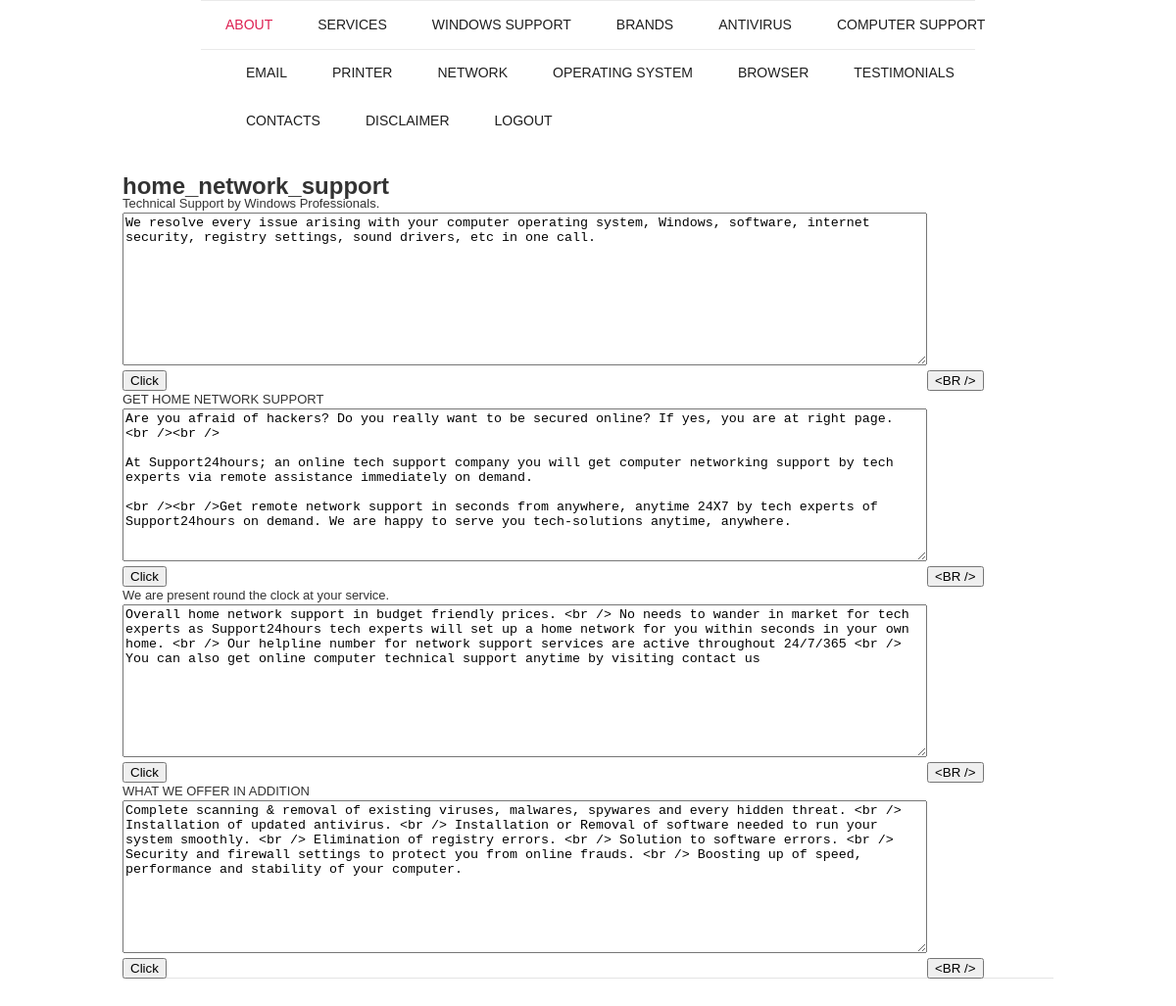
Screenshot of /admin/home_network_support.php (signed in) with the database file from the repository.
### tables this page shows
CREATE TABLE IF NOT EXISTS `about` (
  `id` int(10) unsigned NOT NULL AUTO_INCREMENT,
  `head` text NOT NULL,
  `text` text NOT NULL,
  `page_name` varchar(45) NOT NULL,
  PRIMARY KEY (`id`)
);

### admin/home_network_support.php (the view, shortened to what this page needs)
<!DOCTYPE html>
<html lang="en">
<head>
<link rel="stylesheet" href="css/reset.css" type="text/css" media="screen">
<link rel="stylesheet" href="css/style.css" type="text/css" media="screen">
<link rel="stylesheet" href="css/jquery.simplyscroll.css" type="text/css" media="screen">
<link href="SpryAssets/SpryCollapsiblePanel.css" rel="stylesheet" type="text/css">
</head>
<body id="page1">
<div class="container_24">
<header>
<div class="prefix_2 grid_20 suffix_2">
<nav id="main-menu">
<strong></strong>
<ul class="menu responsive-menu" style="width: 109%">
<li><a class="active" href="index-1.php">about</a></li>
<li><a href="#">services</a>
</li>
<li><a href="#">Windows support</a>
</li>
<li><a href="#">BRANDS</a>
</li>
<li><a href="#">ANTIVIRUS</a>
</li>
<li><a href="#">COMPUTER SUPPORT</a>
</li>
<li><a href="#">EMAIL</a>
</li>
<li><a href="#">PRINTER</a>
</li>
<li><a href="#">NETWORK</a>
</li>
<li><a href="#">OPERATING SYSTEM</a>
</li>
<li><a href="#">BROWSER </a>
</li>
<li><a href="index-5.php">Testimonials</a></li>
<li><a href="index-6.php">contacts</a></li>
<li><a href="disclaimer.php">disclaimer</a></li>
<li><a href="logout.php">LogOut</a></li>
</ul>
</nav>
</div>
</header>
<section id="content">
<div class="wrapper p3">
<div class="grid_24">
<div class="border-1">
<div class="wrapper">
<h1>home_network_support</h1>
	<table>
    	<tr><td>Technical Support by Windows Professionals.</td></tr>
        <?php
			$result=mysql_query("select * from about where head='Technical Support by Windows Professionals.' and page_name='home_network_support'");
		?>
        <tr><td><textarea id="text1" rows="10" cols="100" ><?php echo mysql_result($result,0,"text"); ?> </textarea></td></tr>
        <tr><td><input type="button" value="Click" onClick="insertdata('home_network_support','text1','Effective and Affordable Tech Support')" /></td><td><input type="button" onClick="enter('text1')" value="<BR />"  /></td></tr>
    </table>
<table>
    	<tr><td>GET HOME NETWORK SUPPORT</td></tr>
        <?php
			$result=mysql_query("select * from about where head='GET HOME NETWORK SUPPORT' and page_name='home_network_support'");
		?>
        <tr><td><textarea id="text2" rows="10" cols="100" ><?php echo mysql_result($result,0,"text"); ?> </textarea></td></tr>
        <tr><td><input type="button" value="Click" onClick="insertdata('home_network_support','text2','GET HOME NETWORK SUPPORT')" /></td><td><input type="button" onClick="enter('text2')" value="<BR />"  /></td></tr>
    </table>
    <table>
    	<tr><td>We are present round the clock at your service.</td></tr>
        <?php
			$result=mysql_query("select * from about where head='BENEFITS TO PREFER TECH SUPPORT' and page_name='home_network_support'");
		?>
        <tr><td><textarea id="text3" rows="10" cols="100" ><?php echo mysql_result($result,0,"text"); ?> </textarea></td></tr>
        <tr><td><input type="button" value="Click" onClick="insertdata('home_network_support','text3','BENEFITS TO PREFER TECH SUPPORT')" /></td><td><input type="button" onClick="enter('text3')" value="<BR />"  /></td></tr>
    </table>
     <table>
    	<tr><td>WHAT WE OFFER IN ADDITION</td></tr>
        <?php
			$result=mysql_query("select * from about where head='WHAT WE OFFER IN ADDITION' and page_name='home_network_support'");
		?>
        <tr><td><textarea id="text3" rows="10" cols="100" ><?php echo mysql_result($result,0,"text"); ?> </textarea></td></tr>
        <tr><td><input type="button" value="Click" onClick="insertdata('home_network_support','text4','WHAT WE OFFER IN ADDITION')" /></td><td><input type="button" onClick="enter('text4')" value="<BR />"  /></td></tr>
    </table>
</div>
</div>
</div>
</div>
</section>
</body>
</html>

### admin/css/style.css (style rules this page uses)
article, aside, audio, canvas, command, datalist, details, embed, figcaption, figure, footer, header, hgroup, keygen, meter, nav, output, progress, section, source, video { display:block; }
html { width:100%; }
body { font-family:"Trebuchet MS", Arial, Helvetica, sans-serif; font-size:13px; line-height:18px; color:#333333; min-width:310px; }
a { color:#de2152; outline:none; }
.wrapper { width:100%; overflow:hidden;position:relative; }
.p3 { margin-bottom:30px; }
.menu li a, .list-1 li a, .list-2 li a, .link, .button, .logo { text-decoration:none; }
header { width:100%; position:relative; z-index:2; }
#content { width:100%; padding:32px 0 40px; position:relative; z-index:1; }
h1 { position:relative; top:0px; left:0px; font-size:24px; }
.border-1 { background:url(../images/border-1.gif) repeat-x 0 bottom; width:100%; }

### admin/css/skeleton.css (style rules this page uses)
.container_24 { position:relative;width:960px;margin:0 auto;padding:0; }
.grid_1,.grid_2,.grid_3,.grid_4,.grid_5,.grid_6,.grid_7,.grid_8,.grid_9,.grid_10,.grid_11,.grid_12,.grid_13,.grid_14,.grid_15,.grid_16,.grid_17,.grid_18,.grid_19,.grid_20,.grid_21,.grid_22,.grid_23,.grid_24 { float:left;display:inline;margin-left:5px;margin-right:5px; }
.container_24 .grid_20 { width:790px; }
.container_24 .grid_24 { width:950px; }
.container_24 .prefix_2 { padding-left:80px; }
.container_24 .suffix_2 { padding-right:80px; }
.container_24:after { content:"\0020";display:block;height:0;clear:both;visibility:hidden; }

### admin/css/menu-style.css (style rules this page uses)
#main-menu { width:790px;position:relative;padding:1px 0; }
#main-menu strong { display:block;position:absolute;top:0;left:495px;height:49px;width:0;border-top:1px solid #eaeaea;border-bottom:1px solid #eaeaea; }
.menu { padding:0;width:100%; }
.menu>li { float:left;position:relative;margin:16px 0 16px 46px; }
.menu>li:first-child { margin-left:25px; }
.menu>li a { display:block;font-size:14px;line-height:17px;color:#1e1e1e;text-transform:uppercase;text-align:center; }
.menu>li>a:hover,.menu>li>a.active,.menu>li.sfHover>a { color:#de2152; }

### rows the page displays
about: text "We resolve every issue arising with your computer operating system, Windows, software, internet security, registry settings, sound drivers, etc in one call."
about: text "Are you afraid of hackers? Do you really want to be secured online? If yes, you are at right page. <br /><br /> At Support24hours; an online tech support company you will get computer networking support by tech experts via remote assistance immediately on demand. <br /><br />Get remote network support in seconds from anywhere, anytime 24X7 by tech experts of Support24hours on demand. We are happy to serve you tech-solutions anytime, anywhere."
about: text "Overall home network support in budget friendly prices. <br /> No needs to wander in market for tech experts as Support24hours tech experts will set up a home network for you within seconds in your own home. <br /> Our helpline number for network support services are active throughout 24/7/365 <br /> You can also get online computer technical support anytime by visiting contact us"
about: text "Complete scanning & removal of existing viruses, malwares, spywares and every hidden threat. <br /> Installation of updated antivirus. <br /> Installation or Removal of software needed to run your system smoothly. <br /> Elimination of registry errors. <br /> Solution to software errors. <br /> Security and firewall settings to protect you from online frauds. <br /> Boosting up of speed, performance and stability of your computer."
